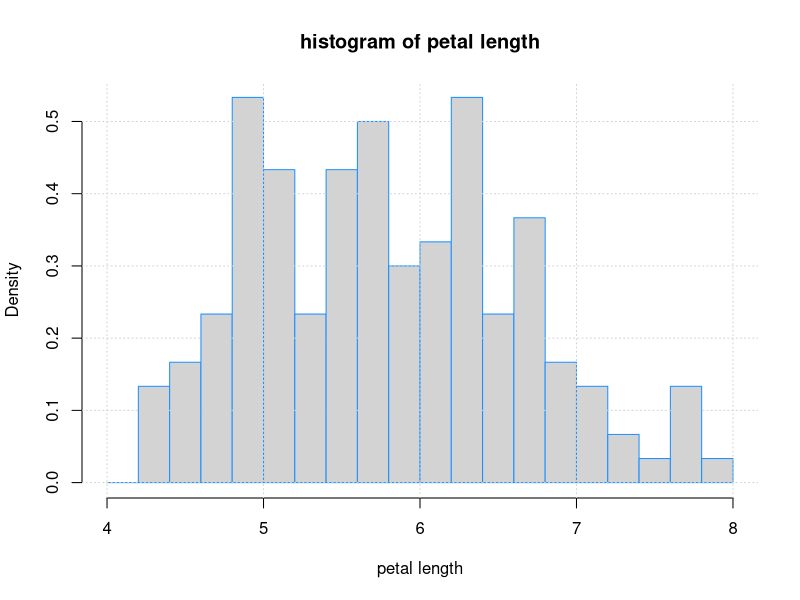

This chart was generated by the following R code:
## ---- chunk 1
hist(x = iris$Sepal.Length, main = "histogram of petal length", freq = FALSE, xlab = "petal length", border = "dodgerblue", breaks = seq(from = 4, to = 8, by = 0.2))
grid()
## ---- chunk 2
temp = function(bet, amount){
  number = sample(0:36, 1)
  color = wheel[number + 1, 2]
  
  if(is.numeric(bet)){
    if(bet == number){
      amount = amount * 36
    } else{
      amount = -amount
    }
  } else if(bet == "red" || bet == "black"){
    if(bet != color){
      amount = -amount
    }
  } else if(bet == "low" || bet == "high"){
    if(number <= 18 & bet == "high"){
      amoung = -amount
    } else if(number > 18 & bet == "low"){
      amount = -amount
    }
  } else if((bet == "even" || bet == "odd")){
    if(number == 0){
      amount = -amount
    } else if ((bet == "even" & number %% 2 == 1)){
      amount = -amount
    } else if(bet == "odd" & number %% 2 == 0) {
      amount = -amount
    }
  } else if(bet == "first" || bet == "second" || bet == "thrid"){
    if ((bet == "first" & number <= 12 & number > 0) 
        || (bet == "second" & number <= 24 & number > 12) 
        || (bet == "third" & number <= 36 & number > 24)){
      amount = 2 * amount
    } else{
      amount = -amount
    }
  }
  
  amount
}

## ---- chunk 3
setosa_iris = iris[iris$Species == 'setosa',]
median(setosa_iris$Sepal.Width)
